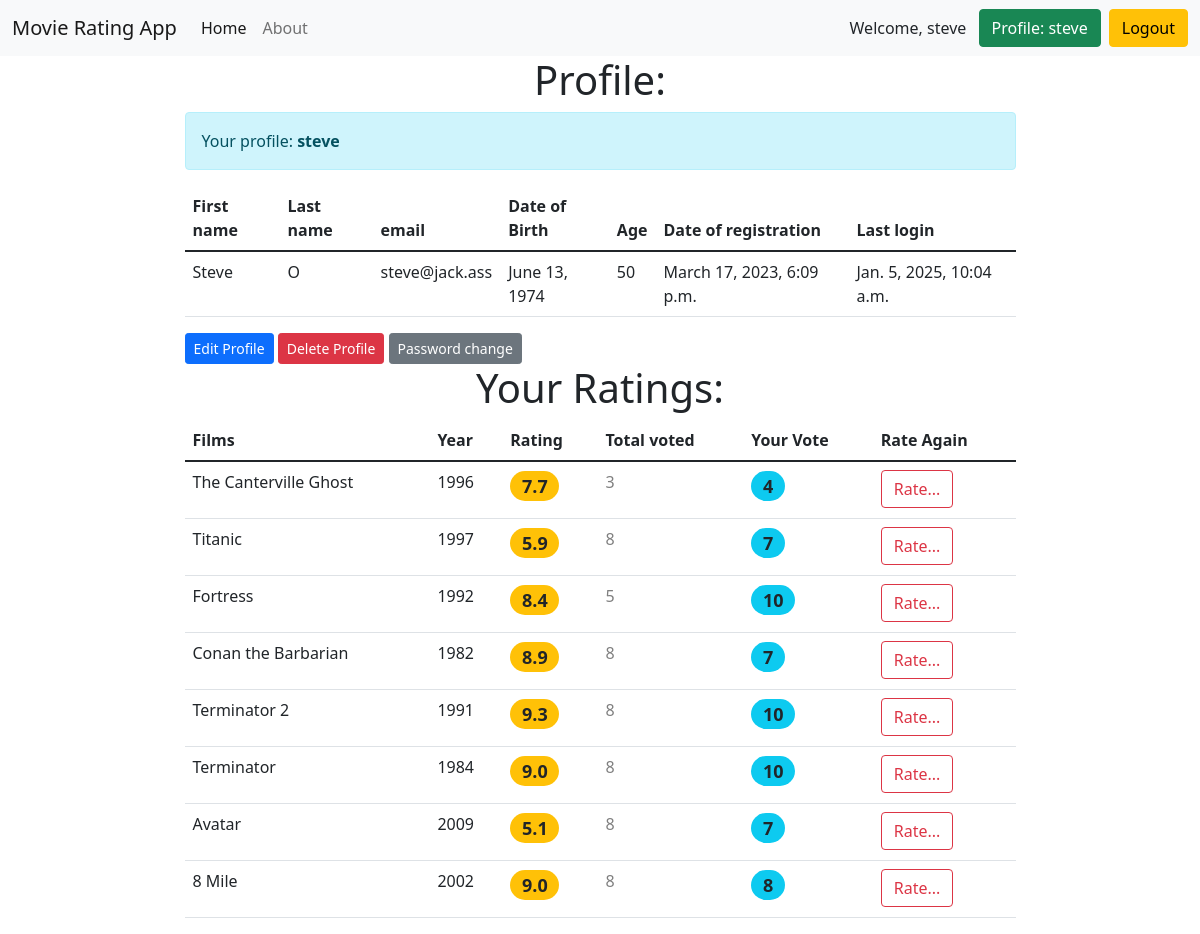
/users/profile/ (signed in), run on the app's committed database.
### accounts/models.py (models this page shows)
class User(AbstractUser):
    email = models.EmailField(unique=True, verbose_name='email')
    date_of_birth = models.DateField(blank=True, null=True, verbose_name='date of birth')
    def age(self):
        if self.date_of_birth:
            return int((datetime.date.today() - self.date_of_birth).days / 365.25)
        else:
            return None

### movie_rating/models.py (models this page shows, shortened)
class Movie(models.Model):
    title = models.CharField(max_length=55, unique=True)
    slug = models.SlugField(unique=True)
    description = models.TextField()
    year = models.PositiveSmallIntegerField()
    country = models.CharField(max_length=20)
    is_active = models.BooleanField(default=True)
    def get_absolute_url(self):
        return reverse('detail', kwargs={'slug': self.slug})
    class Meta:
        ordering = ['title']

### accounts/views.py (the view)
# urls.py: path('profile/', profile, name='profile'),
@login_required
def profile(request):
    user_ratings = Rating.objects.filter(user=request.user).order_by('-created_date')
    ratings_data = []
    for rating in user_ratings:
        movie = rating.movie
        average_rating = Rating.objects.filter(movie=movie, is_active=True).aggregate(Avg('rating'))['rating__avg']
        total_votes = Rating.objects.filter(movie=movie, is_active=True).aggregate(Count('rating'))['rating__count']
        ratings_data.append({
            'movie': movie,
            'rating': rating.rating,
            'average_rating': average_rating or 0,
            'total_votes': total_votes or 0,
        })
    return render(request, 'accounts/profile.html', {'ratings_data': ratings_data})

### accounts/templates/accounts/profile.html (shortened to what this page needs)
{% extends 'base.html' %}
{% block content %}
<h1 class="text-center">Profile:</h1>
<div class="alert alert-info" role="alert">Your profile: <b>{{ user.username }}</b></div>
<table class="table">
    <thead>
    <tr>
        <th scope="col">First name</th>
        <th scope="col">Last name</th>
        <th scope="col">email</th>
        <th scope="col">Date of Birth</th>
        <th scope="col">Age</th>
        <th scope="col">Date of registration</th>
        <th scope="col">Last login</th>
    </tr>
    </thead>
    <tbody>
    <tr>
        <td>{{ user.first_name }}</td>
        <td>{{ user.last_name }}</td>
        <td>{{ user.email }}</td>
        <td>{{ user.date_of_birth }}</td>
        <td>{{ user.age }}</td>
        <td>{{ user.date_joined }}</td>
        <td>{{ user.last_login }}</td>
    </tr>
    </tbody>
</table>
<a href="{% url 'accounts:edit_user' pk=user.id %}" class="btn btn-primary btn-sm">Edit Profile</a>
<a href="{% url 'accounts:delete_user' pk=user.id %}" class="btn btn-danger btn-sm">Delete Profile</a>
<a href="{% url 'accounts:password_change' %}" class="btn btn-secondary btn-sm">Password change</a>
<br>
<h1 class="text-center">Your Ratings:</h1>
{% if ratings_data %}
<table class="table table-hover">
    <thead>
    <tr>
        <th scope="col">Films</th>
        <th scope="col">Year</th>
        <th scope="col">Rating</th>
        <th scope="col">Total voted</th>
        <th scope="col">Your Vote</th>
        <th scope="col">Rate Again</th>
    </tr>
    </thead>
    <tbody>
    {% for rating_data in ratings_data %}
    <tr>
        <td>{{ rating_data.movie.title }}</td>
        <td>{{ rating_data.movie.year }}</td>
        <td>
            <h4><span class="badge rounded-pill bg-warning text-dark">
                {{ rating_data.average_rating|floatformat:1 }}
              </span></h4>
        </td>
        <td>
            <p class="text-black-50">{{ rating_data.total_votes }}</p>
        </td>
        <td>
            <h4><span class="badge rounded-pill bg-info text-dark">
                {{ rating_data.rating }}
            </span></h4>
        </td>
        <td><a href="{{ rating_data.movie.get_absolute_url }}" class="btn btn-outline-danger">Rate...</a></td>
    </tr>
    {% endfor %}
    </tbody>
</table>
{% else %}
<p>You haven't rated any movies yet.</p>
{% endif %}
{% endblock %}

### templates/base.html (shortened to what this page needs)
<!DOCTYPE html>
<html lang="en">
<head>
    <link href="https://cdn.jsdelivr.net/npm/bootstrap@5.1.3/dist/css/bootstrap.min.css" rel="stylesheet"
>
</head>
<body>
<nav class="navbar navbar-expand-lg navbar-light bg-light">
    <div class="container-fluid">
        <a class="navbar-brand" href="{% url 'home' %}">Movie Rating App</a>
        <div class="collapse navbar-collapse" id="navbarNavAltMarkup">
            <div class="navbar-nav">
                <a class="nav-link active" aria-current="page" href="{% url 'home' %}">Home</a>
                <a class="nav-link" href="{% url 'about' %}">About</a>
            </div>
        </div>
        {% if request.user.is_authenticated %}
        Welcome, {{ user.username }}
        &ensp;<a class="btn btn-success" href="{% url 'accounts:profile' %}" type="submit">Profile: {{ user.username }}</a>
        &ensp;<a class="btn btn-warning" href="{% url 'accounts:logout' %}" type="submit">Logout</a>
        {% else %}
        <a class="btn btn-warning" href="{% url 'accounts:login' %}" type="submit">Login</a>&ensp;
        <a class="btn btn-danger" href="{% url 'accounts:register' %}" type="submit">Sign Up</a>
        {% endif %}
    </div>
</nav>
<div class="container">
    <div class="row">
        <div class="col-md-9 m-auto">
            {% block content %}
            {% endblock %}
        </div>
    </div>
</div>
</body>
</html>

### data on the page
User: username "steve", first_name "Steve", last_name "O", email "steve@jack.ass", date_of_birth "June 13, 1974", age "50", date_joined "March 17, 2023, 6:09 p.m.", last_login "Jan. 5, 2025, 10:04 a.m."
Movie: movie "The Canterville Ghost", movie.year "1996", average_rating "7.7", total_votes "3", rating "4"
Movie: movie "Titanic", movie.year "1997", average_rating "5.9", total_votes "8", rating "7"
Movie: movie "Fortress", movie.year "1992", average_rating "8.4", total_votes "5", rating "10"
Movie: movie "Conan the Barbarian", movie.year "1982", average_rating "8.9", total_votes "8", rating "7"
Movie: movie "Terminator 2", movie.year "1991", average_rating "9.3", total_votes "8", rating "10"
Movie: movie "Terminator", movie.year "1984", average_rating "9.0", total_votes "8", rating "10"
Movie: movie "Avatar", movie.year "2009", average_rating "5.1", total_votes "8", rating "7"
Movie: movie "8 Mile", movie.year "2002", average_rating "9.0", total_votes "8", rating "8"
